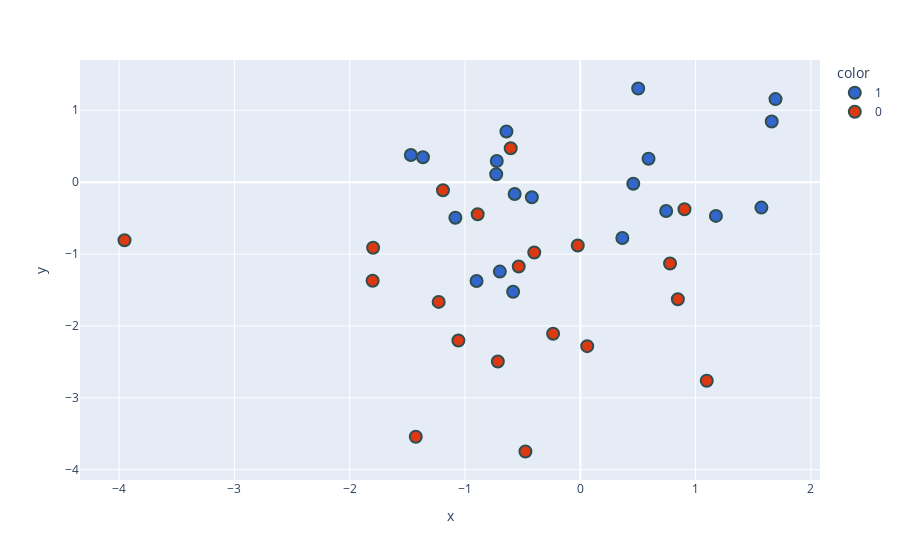

The cell this chart's notebook holds for it:
### Code cell
new_df['target'] = new_df['target'].astype('str')
fig = px.scatter(x=new_df['PC1'],
                 y=new_df['PC2'],
                 color=new_df['target'],
                 color_discrete_sequence=px.colors.qualitative.G10
                )

fig.update_traces(marker=dict(size=12,
                              line=dict(width=2,
                                        color='DarkSlateGrey')),
                  selector=dict(mode='markers'))
fig.show()

### Figure 1 — Plotly figure (JSON) as saved in the notebook; plotly's stock layout.template omitted (floating-point values rounded to 4 significant figures)
{"data": [{"hovertemplate": "color=1<br>x=%{x}<br>y=%{y}<extra></extra>", "legendgroup": "1", "marker": {"color": "#3366CC", "line": {"color": "DarkSlateGrey", "width": 2}, "size": 12, "symbol": "circle"}, "mode": "markers", "name": "1", "orientation": "v", "showlegend": true, "type": "scatter", "x": [1.571, 0.4599, -0.8995, -0.5823, -0.5691, -0.6404, -0.6974, -1.47, -0.7292, 0.5923, -0.7244, 0.7452, -1.083, 0.5024, -0.4199, 0.3651, 1.693, 1.661, -1.365, 1.177], "xaxis": "x", "y": [-0.3539, -0.0223, -1.374, -1.523, -0.1641, 0.7048, -1.244, 0.3777, 0.1112, 0.3251, 0.2947, -0.4019, -0.4946, 1.303, -0.2097, -0.7756, 1.155, 0.8437, 0.3468, -0.4691], "yaxis": "y"}, {"hovertemplate": "color=0<br>x=%{x}<br>y=%{y}<extra></extra>", "legendgroup": "0", "marker": {"color": "#DC3912", "line": {"color": "DarkSlateGrey", "width": 2}, "size": 12, "symbol": "circle"}, "mode": "markers", "name": "0", "orientation": "v", "showlegend": true, "type": "scatter", "x": [-0.7149, -3.953, -0.4757, -0.6035, -1.228, 1.097, -0.2356, 0.9039, -1.801, 0.8467, -1.797, 0.06013, -0.89, 0.7787, -1.191, -0.399, -0.5339, -1.427, -1.057, -0.02163], "xaxis": "x", "y": [-2.494, -0.8073, -3.747, 0.4728, -1.665, -2.763, -2.108, -0.3758, -1.371, -1.628, -0.9126, -2.281, -0.4455, -1.132, -0.1114, -0.9779, -1.173, -3.541, -2.203, -0.8798], "yaxis": "y"}], "layout": {"legend": {"title": {"text": "color"}, "tracegroupgap": 0}, "margin": {"t": 60}, "xaxis": {"anchor": "y", "domain": [0, 1], "title": {"text": "x"}}, "yaxis": {"anchor": "x", "domain": [0, 1], "title": {"text": "y"}}}}
